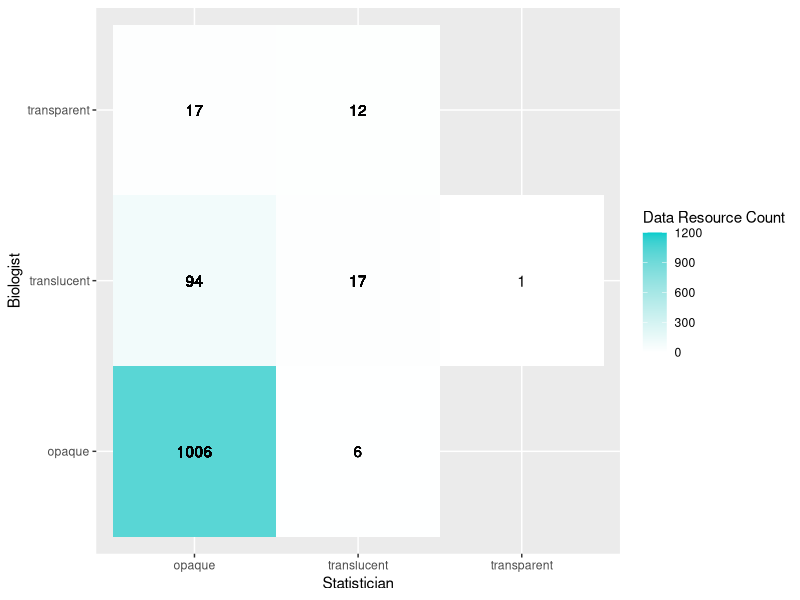

R code for this plot:
## STEP 3 - Analyze Optic Classifications
## Package(s): tidyverse, ggplot2
## Input file(s): names_output_common_full.csv
## Output file(s): names_output_common_full_optics.csv, optics_agreement_2024-06-14.jpeg (figure 2)

library(tidyverse)
library(ggplot2)

## read file
o <- read.csv("names_output_common_full.csv")

## prep
o <-o %>% 
  mutate(across(where(is.character), str_trim))

## reorder data frame
o <- select(o, 1:3, 7:10, 4, 11:14, 5, 6)

## summarize counts for each coder
stat_count <- o %>% count(stat, sort = TRUE)
bio_count <- o %>% count(bio, sort = TRUE)

## calculate agreements for matrix
o <- o %>%
  mutate(optics_count = ifelse(test = (o$stat == "opaque" & o$bio == "opaque"),
    yes = sum(o$stat == "opaque" & o$bio == "opaque"),
    no = ifelse(test = (o$stat == "opaque" & o$bio == "translucent"),
      yes = sum(o$stat == "opaque" & o$bio == "translucent"),
      no = ifelse(test = (o$stat == "opaque" & o$bio == "transparent"),
        yes = sum(o$stat == "opaque" & o$bio == "transparent"),
        no = ifelse(test = (o$stat == "translucent" & o$bio == "opaque"),
         yes = sum(o$stat == "translucent" & o$bio == "opaque"),
         no = ifelse(test = (o$stat == "translucent" & o$bio == "translucent"),
           yes = sum(o$stat == "translucent" & o$bio == "translucent"),
           no = ifelse(test = (o$stat == "translucent" & o$bio == "transparent"),
             yes = sum(o$stat == "translucent" & o$bio == "transparent"),
             no = ifelse(test = (o$stat == "transparent" & o$bio == "opaque"),
               yes = sum(o$stat == "transparent" & o$bio == "opaque"),
               no = ifelse(test = (o$stat == "transparent" & o$bio == "translucent"),
                 yes = sum(o$stat == "transparent" & o$bio == "translucent"),
                 no = sum(o$stat == "transparent" & o$bio == "transparent"))))))))))
## save file
write.csv(o,"names_output_common_full_optics.csv", row.names = FALSE)

## plot agreement matrix
ggplot(data = o, aes(x=stat, y=bio, fill=optics_count)) + 
  geom_tile() +
  scale_fill_gradient(low = "white", high = "cyan3", limits=c(0, 1200)) + 
  geom_text(aes(label = optics_count)) +
  xlab("Statistician") +
  ylab("Biologist") +
  labs(fill='Data Resource Count') 